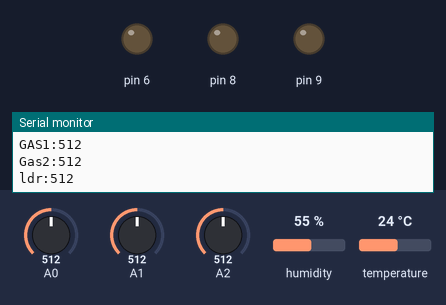
The sketch below on a simulated Arduino Uno, built with avr-gcc and run on an emulated ATmega328P. On the bench: output pins drawn as LEDs (lit = HIGH), the last lines printed to the serial monitor. The test bench sets the inputs (shaded band); at power-on: temperature 24 °C, A0 = 512, A1 = 512, A2 = 512, humidity 55 %.

Above: at 1.4 s.
1.5 s: temperature set to 39 °C
3.1 s: temperature set to 42 °C
At 3.8 s:
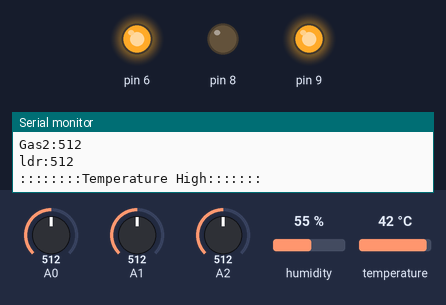
4.6 s: A0 set to 541
6.3 s: A0 set to 558
At 7.6 s:
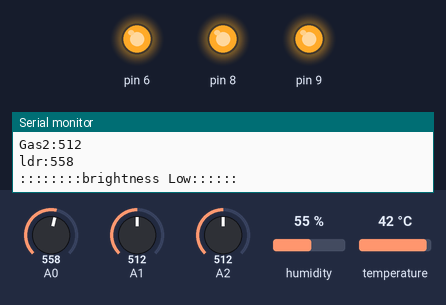
7.9 s: A1 set to 783
9.4 s: A1 set to 809
Timing chart, 0 to 12.4 s (numbered marks = the images above; inputs shaded):
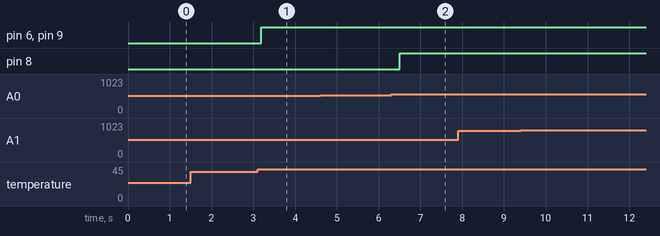

The sketch:

TX.ino
```cpp
#include<SoftwareSerial.h>
SoftwareSerial ss(4,5);
#include<dht.h>
#define pin 7
dht DHT;
int temp;
int hum;

void setup() {
  Serial.begin(9600);
  ss.begin(9600);
  pinMode(8,OUTPUT);
  pinMode(9,OUTPUT);pinMode(6,OUTPUT);
}

void loop() {

  DHT.read11(7);
  int temp=DHT.temperature;
  int hum=DHT.humidity;
  Serial.print("Current humidity:");
  Serial.print(hum);
  Serial.print(" ");
  Serial.print("temperature:");
  Serial.print(temp);
  Serial.println("C  ");

  int ldr = analogRead(A0);
  int gas1 = analogRead(A1);
  int gas2 = analogRead(A2);

  Serial.print("GAS1:");
  Serial.println(gas1);
  Serial.print("Gas2:");
  Serial.println(gas2);
  Serial.print("ldr:");
  Serial.println(ldr);

  if(gas1 >800 || gas2 >850)
  {
    Serial.println("::::::::Gas detected:::::::");
    ss.print('A');
    digitalWrite(6,HIGH);
  }
  else if(ldr > 550)
  {
    Serial.println("::::::::brightness Low::::::");
    ss.print('B');
    digitalWrite(8,HIGH);
  }

  else if(hum <10)
  {
    Serial.println("::::::::Humidity value low:::::::");
    ss.print('C');
    digitalWrite(6,HIGH);
  }
  else if(temp>40)
  {
    Serial.println("::::::::Temperature High:::::::");
    ss.print('D');
    digitalWrite(9,HIGH);
    digitalWrite(6,HIGH);
  }
  else
  {
    digitalWrite(8,LOW);
    digitalWrite(9,LOW);
    digitalWrite(6,LOW);
  }
   delay(600);
}
```

Measured:
- the behaviour switches between 40 and 41 °C on temperature (found by bisection; images 0 and 1)
- the behaviour switches between 550 and 551 on A0 (found by bisection; images 1 and 2)
- after the input at 3.1 s, pin 6, pin 9: LOW → HIGH after 0.09 s
- after the input at 6.3 s, pin 8: LOW → HIGH after 0.20 s
